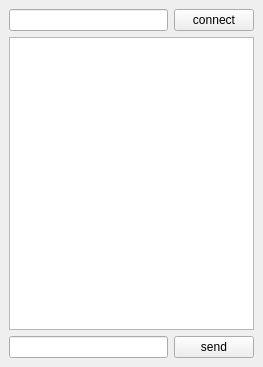
<?xml version="1.0" encoding="UTF-8"?>
<ui version="4.0">
 <class>MainWindow</class>
 <widget class="QMainWindow" name="MainWindow">
  <property name="geometry">
   <rect>
    <x>0</x>
    <y>0</y>
    <width>263</width>
    <height>367</height>
   </rect>
  </property>
  <property name="windowTitle">
   <string>MainWindow</string>
  </property>
  <widget class="QWidget" name="centralwidget">
   <layout class="QGridLayout" name="gridLayout">
    <item row="0" column="0">
     <widget class="QLineEdit" name="editHost"/>
    </item>
    <item row="0" column="1">
     <widget class="QPushButton" name="buttonConnect">
      <property name="text">
       <string>connect</string>
      </property>
     </widget>
    </item>
    <item row="2" column="0">
     <widget class="QLineEdit" name="editMessage"/>
    </item>
    <item row="2" column="1">
     <widget class="QPushButton" name="buttonSend">
      <property name="text">
       <string>send</string>
      </property>
     </widget>
    </item>
    <item row="1" column="0" colspan="2">
     <widget class="QTextBrowser" name="textBrowserHistory"/>
    </item>
   </layout>
  </widget>
 </widget>
 <resources/>
 <connections/>
</ui>
